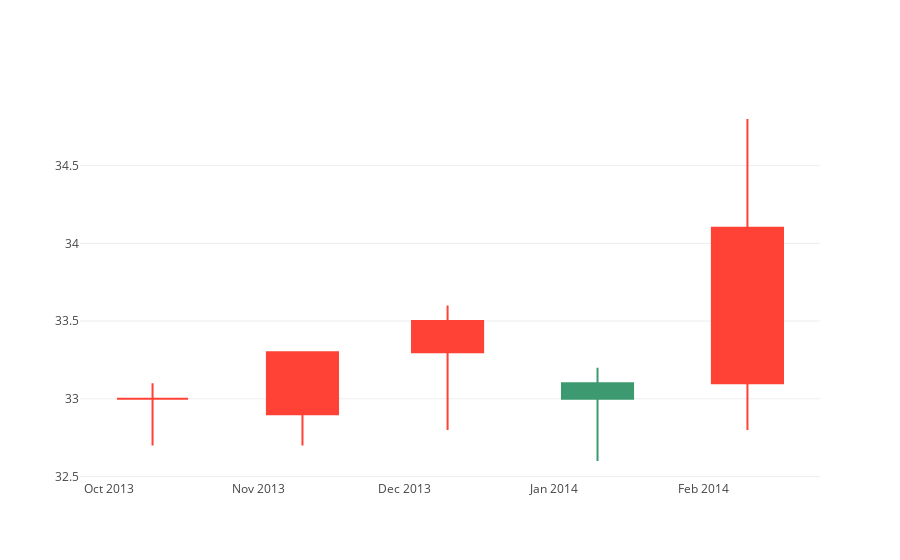

Here is the notebook cell this chart was saved with:
### Code cell
offline.iplot(fig, filename='simple-candlestick', validate=False)

### Figure 1 — Plotly figure (JSON) as saved in the notebook; plotly's stock layout.template omitted (floating-point values rounded to 4 significant figures)
{"data": [{"boxpoints": false, "fillcolor": "#3D9970", "line": {"color": "#3D9970"}, "name": "Increasing", "showlegend": false, "type": "box", "whiskerwidth": 0, "x": ["2014-01-10", "2014-01-10", "2014-01-10", "2014-01-10", "2014-01-10", "2014-01-10"], "y": [32.6, 33, 33.1, 33.1, 33.1, 33.2]}, {"boxpoints": false, "fillcolor": "#FF4136", "line": {"color": "#FF4136"}, "name": "Decreasing", "showlegend": false, "type": "box", "whiskerwidth": 0, "x": ["2013-10-10", "2013-10-10", "2013-10-10", "2013-10-10", "2013-10-10", "2013-10-10", "2013-11-10", "2013-11-10", "2013-11-10", "2013-11-10", "2013-11-10", "2013-11-10", "2013-12-10", "2013-12-10", "2013-12-10", "2013-12-10", "2013-12-10", "2013-12-10", "2014-02-10", "2014-02-10", "2014-02-10", "2014-02-10", "2014-02-10", "2014-02-10"], "y": [32.7, 33, 33, 33, 33, 33.1, 32.7, 33.3, 32.9, 32.9, 32.9, 33.3, 32.8, 33.5, 33.3, 33.3, 33.3, 33.6, 32.8, 34.1, 33.1, 33.1, 33.1, 34.8]}], "layout": {}}
